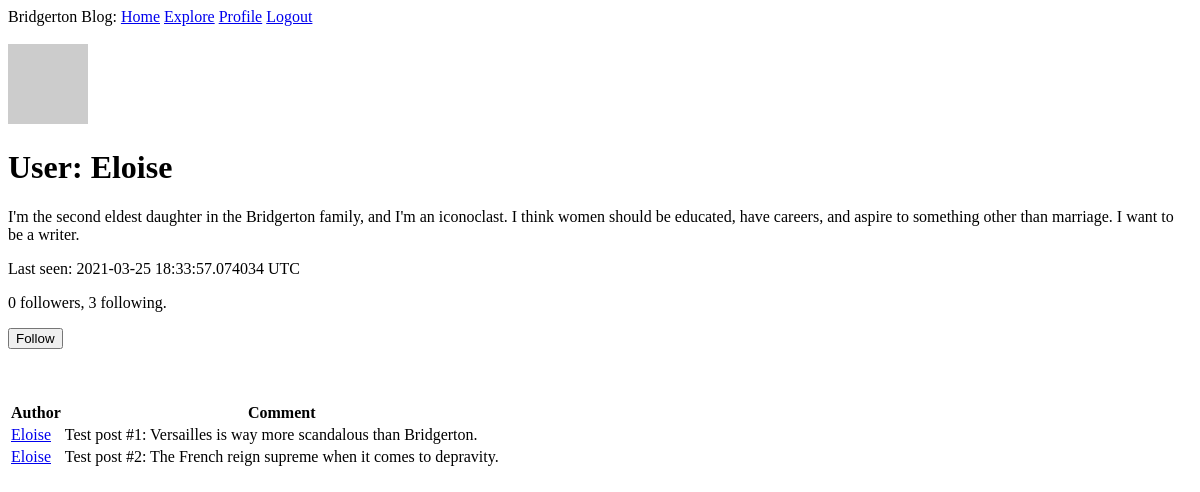
/user_profile/Eloise (signed in), run on an earlier commit of the app's database.
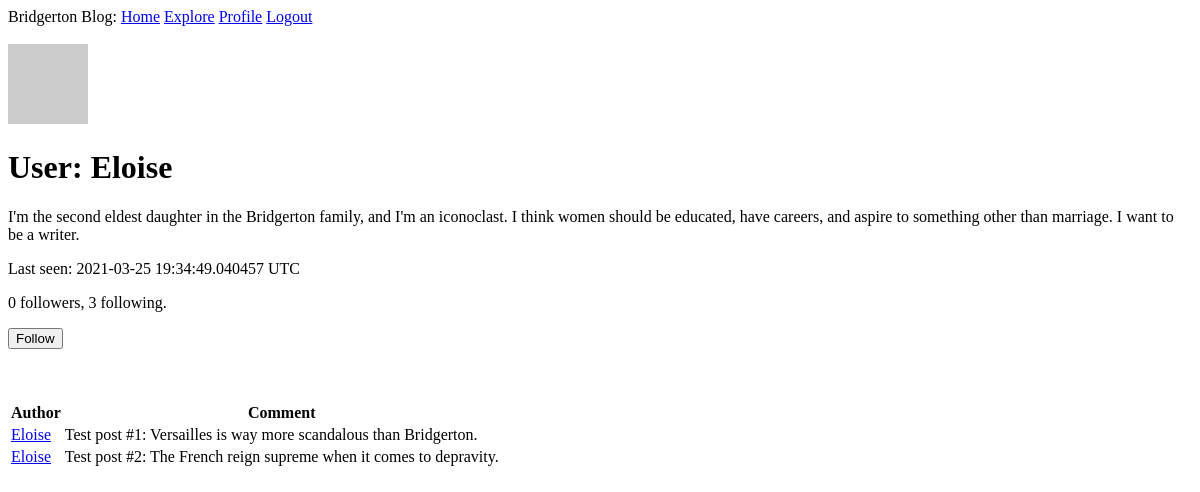
And on a later commit of the database.
### app/models.py (models this page shows, shortened)
class User(UserMixin, db.Model):
    id = db.Column(db.Integer, primary_key=True)
    username = db.Column(db.String(64), index=True, unique=True)
    email = db.Column(db.String(128), index=True, unique=True)
    password_hash = db.Column(db.String(128))
    posts = db.relationship('Post', backref='author', lazy='dynamic')
    about_me = db.Column(db.String(256))
    last_seen = db.Column(db.DateTime, default=datetime.utcnow)
    followed = db.relationship(
        'User', secondary=followers,
        primaryjoin=(followers.c.follower_id == id),
        secondaryjoin=(followers.c.poster_id == id),
        backref=db.backref('followers', lazy='dynamic'), lazy='dynamic')
    def avatar(self, size):
        hexdigest = md5(self.email.lower().encode('utf-8')).hexdigest()
        return f'https://www.gravatar.com/avatar/{hexdigest}?s={size}&d=identicon'
    def is_following(self, user):
        return self.followed.filter(
            followers.c.poster_id == user.id).count() > 0

### app/routes.py (the view)
@app.route('/user_profile/<username>')
@login_required
def user_profile(username):
    user = User.query.filter_by(username=username).first_or_404()
    posts = [
        {'author': user, 'body': 'Test post #1: Versailles is way more scandalous than Bridgerton.'},
        {'author': user, 'body': 'Test post #2: The French reign supreme when it comes to depravity.'}
    ]
    form = EmptyForm()
    return render_template('profile.html', user=user, posts=posts, form=form)

### app/forms.py
class EmptyForm(FlaskForm):
    submit = SubmitField('Submit')

### app/models.py (called while the page is built)
@login.user_loader
def load_user(id):
    return User.query.get(int(id))

### app/routes.py (called while the page is built)
@app.before_request
def before_request():
    if current_user.is_authenticated:
        current_user.last_seen = datetime.utcnow()
        db.session.commit()

### app/templates/profile.html (shortened to what this page needs)
{% extends "base.html" %}
{% block content %}
    <br>
    <img src="{{ user.avatar(128) }}">
    <br>
    <h1>User: {{ user.username }}</h1>
    {% if user.about_me %}
        <p>{{ user.about_me }}</p>
    {% endif %}
    {% if user.last_seen %}
        <p>Last seen: {{ user.last_seen }} UTC</p>
    {% endif %}
    <p>{{ user.followers.count() }} followers, {{ user.followed.count() }} following.</p>
    {% if user == current_user %}
        <p><a href="{{ url_for('edit_profile') }}">Edit your profile</a></p>
    {% elif not current_user.is_following(user) %}
        <p>
        <form action="{{ url_for('follow', username=user.username) }}" method="post">
            {{ form.submit(value='Follow') }}
        </form>
        </p>
    {% endif %}
    <br>
    {% include "_post.html" %}
{% endblock %}

### app/templates/base.html (shortened to what this page needs)
<!DOCTYPE html>
<html lang="en">
<head>
</head>
<body>
<nav>
    Bridgerton Blog:
    <a href={{ url_for('index') }} id="home_page">Home</a>
    <a href={{ url_for('explore') }} id="explore_page">Explore</a>
    {% if current_user.is_anonymous %}
        <a href={{ url_for('login') }} id="login_page">Login</a>
    {% else %}
        <a href={{ url_for('user_profile', username=current_user.username) }} id="profile_page">Profile</a>
    <a href={{ url_for('logout') }} id="logout_page">Logout</a>
    {% endif %}
</nav>
{% block content %}
{% endblock %}
</body>
</html>

### app/templates/_post.html
    {% if posts %}
    <br>
        <table>
            <tr>
                <th>Author</th>
                <th>Comment</th>
            </tr>
            {% for post in posts %}
                <tr>
                    <td>
                        <a href="{{ url_for('user_profile', username=post.author.username) }}">{{ post.author.username }}</a>
                    </td>
                    <td>{{ post.body }}</td>
                </tr>
            {% endfor %}
        </table>
    {% endif %}

What changed in the data, as far as the page shows it:
changed User "Eloise": last_seen "2021-03-25 18:33:57.074034" → "2021-03-25 19:34:49.040457"
